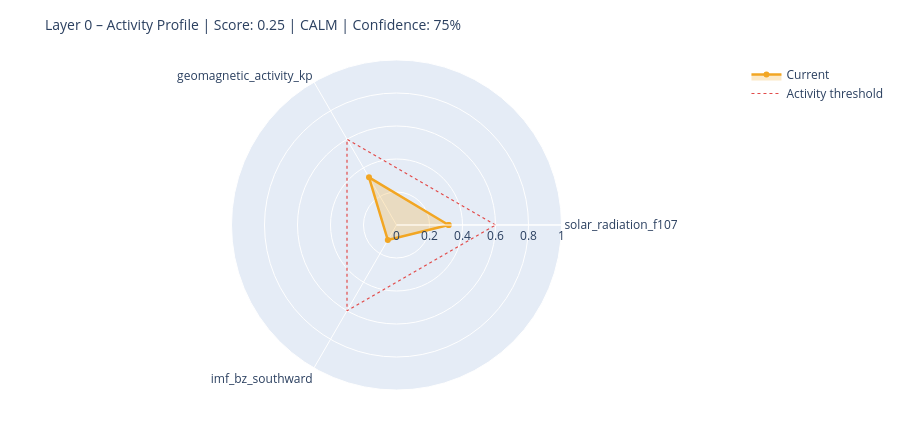

This figure's notebook cell:
### Markdown cell above
---
## 6. State Assessment & Handoff to Layer 1

### Code cell
# ============================================================
# STEP 1 – Collect raw values with source modes
# Mode: 'primary' | 'fallback_3h' | 'last_valid' | 'missing'
# ============================================================

def safe_last(df, col):
    if df is None or col not in df.columns: return None
    s = df[col].dropna()
    return float(s.iloc[-1]) if not s.empty else None

f107_now = safe_last(df_f107, 'f10.7')
bz_now   = safe_last(df_mag,  'bz_gsm')
kp_now   = safe_last(df_kp,   'kp')
sw_now   = safe_last(df_sw,   'speed')

source_modes = {
    'F10.7':    'primary'  if f107_now is not None else 'missing',
    'Kp':       'primary'  if kp_now   is not None else 'missing',
    'IMF_Bz':   'primary'  if bz_now   is not None else 'missing',
    'SW_speed': 'primary'  if sw_now   is not None else 'missing',
}

# Kp Fallback – 3h endpoint
if kp_now is None:
    try:
        r = requests.get(
            'https://services.swpc.noaa.gov/json/noaa-planetary-k-index.json',
            timeout=10)
        r.raise_for_status()
        fb = pd.DataFrame(r.json())
        tc = next((c for c in fb.columns if 'time' in c.lower()), fb.columns[0])
        kc = next((c for c in fb.columns if 'kp' in c.lower() and c != tc), None)
        if kc:
            fb[kc] = fb[kc].astype(str).str.extract(r'([0-9]+(?:\.[0-9]*)?)')[0]
            fb[kc] = pd.to_numeric(fb[kc], errors='coerce')
            fb = fb[fb[kc] >= 0].dropna(subset=[kc])
            if not fb.empty:
                kp_now = float(fb[kc].iloc[-1])
                source_modes['Kp'] = 'fallback_3h'
                print(f'  Kp fallback (3h): {kp_now:.1f}')
    except Exception as e:
        print(f'  Kp fallback failed: {e}')

# Solar Wind Fallback – last valid value
if sw_now is None and df_sw is not None and 'speed' in df_sw.columns:
    s = df_sw['speed'].dropna()
    if not s.empty:
        sw_now = float(s.iloc[-1])
        source_modes['SW_speed'] = 'last_valid'
        print(f'  SW fallback (last_valid): {sw_now:.0f} km/s')

print()
print('Source modes:', source_modes)

# ============================================================
# STEP 2 – Score from available components only
# ============================================================

def norm(v, lo, hi):
    if v is None: return None
    return max(0.0, min(1.0, (v - lo) / (hi - lo)))

COMPONENTS = {
    'solar_radiation_f107':    (f107_now, norm(f107_now, 60, 250)),
    'geomagnetic_activity_kp': (kp_now,   norm(kp_now,   0,   9)),
    'imf_bz_southward':        (bz_now,   norm(-(bz_now or 0) if bz_now else None, -5, 30)
                                           if bz_now is not None else None),
    'solar_wind_speed':        (sw_now,   norm(sw_now, 300, 800)),
}

available   = {k: v[1] for k, v in COMPONENTS.items() if v[1] is not None}
unavailable = [k for k, v in COMPONENTS.items() if v[1] is None]

layer0_score = round(sum(available.values()) / len(available), 4) if available else None
confidence   = round(len(available) / len(COMPONENTS), 2)

level = ('unknown'  if layer0_score is None
         else 'calm'     if layer0_score < 0.3
         else 'moderate' if layer0_score < 0.6
         else 'active')

# ============================================================
# STEP 3 – Dominant Driver
# ============================================================

def dominant_driver(kp, f107, bz, sw):
    candidates = []
    if kp   is not None and kp   >= 4:   candidates.append(('geomagnetic',    kp / 9))
    if sw   is not None and sw   >= 500:  candidates.append(('solar_wind',     sw / 800))
    if bz   is not None and bz   <= -5:   candidates.append(('imf_southward',  abs(bz) / 30))
    if f107 is not None and f107 >= 150:  candidates.append(('solar_radiation',f107 / 250))
    return max(candidates, key=lambda x: x[1])[0] if candidates else 'none'

driver = dominant_driver(kp_now, f107_now, bz_now, sw_now)

# ============================================================
# STEP 4 – Downstream expectations
# ============================================================

def downstream_expectation(driver, score, kp, bz, f107):
    exp = {
        'magnetosphere':        'calm',
        'ionosphere':           'calm',
        'schumann_resonance':   'unchanged',
        'lithosphere_currents': 'low',
    }
    if driver == 'geomagnetic' or (kp and kp >= 5):
        exp['magnetosphere']        = 'compressed / storm'
        exp['ionosphere']           = 'elevated disturbance (TEC variability)'
        exp['schumann_resonance']   = 'elevated amplitude possible'
        exp['lithosphere_currents'] = 'elevated induction currents'
    elif driver == 'imf_southward' or (bz and bz <= -5):
        exp['magnetosphere']        = 'energy coupling active'
        exp['ionosphere']           = 'elevated electron density possible'
        exp['schumann_resonance']   = 'slight modulation possible'
    elif driver == 'solar_radiation' or (f107 and f107 >= 150):
        exp['ionosphere']           = 'elevated ionization (F-layer)'
        exp['schumann_resonance']   = 'slightly elevated background activity'
    return exp

downstream = downstream_expectation(driver, layer0_score, kp_now, bz_now, f107_now)

# ============================================================
# CONSOLE OUTPUT
# ============================================================

W = 58
print('=' * W)
print('LAYER 0 – STATE ASSESSMENT')
print('=' * W)
for name, (raw_v, score_v) in COMPONENTS.items():
    if score_v is not None:
        bar = '█' * int(score_v * 20) + '░' * (20 - int(score_v * 20))
        print(f'  {name:<35}  {bar}  {score_v:.2f}')
    else:
        print(f'  {name:<35}  {"─" * 20}  n/a')
print('-' * W)
print(f'  Score ({len(available)}/{len(COMPONENTS)} components):  {layer0_score:.3f}')
print(f'  Confidence:         {confidence:.0%}')
print(f'  Level:              {level.upper()}')
print(f'  Dominant Driver:    {driver}')

# Radar chart
cats = list(available.keys())
vals = list(available.values())
if len(cats) >= 3:
    fig = go.Figure()
    fig.add_trace(go.Scatterpolar(
        r=vals + [vals[0]], theta=cats + [cats[0]],
        fill='toself', fillcolor='rgba(242,166,35,0.25)',
        line=dict(color='#F2A623', width=2.5), name='Current'
    ))
    fig.add_trace(go.Scatterpolar(
        r=[0.6] * (len(cats) + 1), theta=cats + [cats[0]],
        line=dict(color='#E24B4A', dash='dot', width=1.2),
        mode='lines', name='Activity threshold'
    ))
    fig.update_layout(
        title=dict(text=f'Layer 0 – Activity Profile | Score: {layer0_score:.2f} | {level.upper()} | Confidence: {confidence:.0%}',
                   font=dict(size=14)),
        polar=dict(radialaxis=dict(visible=True, range=[0, 1])),
        height=430, showlegend=True,
        margin=dict(l=60, r=60, t=60, b=40)
    )
    fig.show()

### Figure 1 — Plotly figure (JSON) as saved in the notebook; plotly's stock layout.template omitted (floating-point values rounded to 4 significant figures)
{"data": [{"fill": "toself", "fillcolor": "rgba(242,166,35,0.25)", "line": {"color": "#F2A623", "width": 2.5}, "name": "Current", "r": [0.3158, 0.3333, 0.1054, 0.3158], "theta": ["solar_radiation_f107", "geomagnetic_activity_kp", "imf_bz_southward", "solar_radiation_f107"], "type": "scatterpolar"}, {"line": {"color": "#E24B4A", "dash": "dot", "width": 1.2}, "mode": "lines", "name": "Activity threshold", "r": [0.6, 0.6, 0.6, 0.6], "theta": ["solar_radiation_f107", "geomagnetic_activity_kp", "imf_bz_southward", "solar_radiation_f107"], "type": "scatterpolar"}], "layout": {"height": 430, "margin": {"b": 40, "l": 60, "r": 60, "t": 60}, "polar": {"radialaxis": {"range": [0, 1], "visible": true}}, "showlegend": true, "title": {"font": {"size": 14}, "text": "Layer 0 – Activity Profile | Score: 0.25 | CALM | Confidence: 75%"}}}
